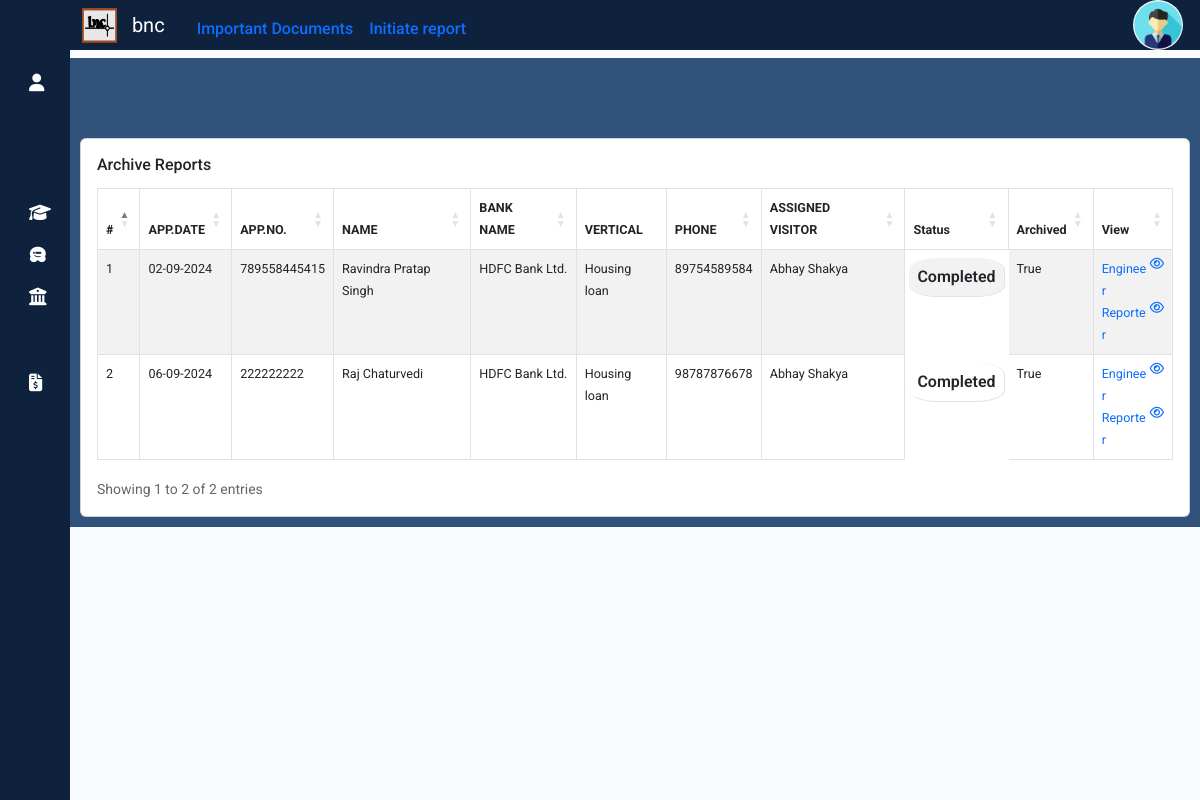
The app's page /propval/archive with its own data.
### reception/models.py (models this page shows, shortened)
class ArchieveReceptionReport(models.Model):
    applicationdate = models.DateTimeField(null=True)
    applicationnumber = models.CharField(max_length=20,null=True)
    name = models.CharField(max_length=30,null=True)
    bankname = models.CharField(max_length=50,null=True)
    bankid = models.IntegerField(null=True)
    bankvertical = models.CharField(max_length=50,null=True)
    add1 = models.CharField(max_length=100, null=True, default="Gwalior")
    add2 = models.CharField(max_length=100, null=True)
    city = models.CharField(max_length=30, null=True)
    region = models.CharField(max_length=30,null=True)
    zip = models.CharField(max_length=6,null=True)
    country = models.CharField(max_length=20,null=True)
    phonenumber = models.CharField(max_length=10,null=True)
    visitingperson = models.IntegerField(null=True)
    reportperson = models.IntegerField(null=True)
    visitingpersonname = models.CharField(max_length=50,null=True)
    reportpersonname = models.CharField(max_length=50,null=True)
    engineer = models.CharField(max_length=10, null=True)
    reporter = models.CharField(max_length=10, null=True)
    priority = models.BooleanField(default=False)
    npa = models.BooleanField(default=False)
    partcase = models.BooleanField(default=False)
    engineerholdcause = models.TextField(blank=True, null=True)
    reporterholdcause = models.TextField(null=True, blank=True)
    engid=models.IntegerField(null=True, blank=True)
    repid=models.IntegerField(null=True, blank=True)
    archieved = models.BooleanField(default=False)
    datecreated = models.DateTimeField(auto_now_add=True)
    updated_at = models.DateTimeField(auto_now=True)

### propval/views.py (the view)
# urls.py: path('archive',views.Archive,name='archive'),
def Archive(request):
    archives = ArchieveReceptionReport.objects.all()
    return render(request, 'archive.html', {'archives': archives})

### templates/archive.html (shortened to what this page needs)
{% extends "sidebar.html" %}
{% load static %}
{% load math_filters %}
{% block content %}
    <div class="container my-2" id="archivediv" style=" background-color:#30527b; padding:80px 10px 10px;">
      <div class="row">
        <div class="col-md-12">
          <div class="card">
            <div class="card-body">
              <table id="globalsearchengineertable" class="table table-hover table-striped table-bordered " style="font-size: 90%;">
                <thead>
                  <tr>
                    <th scope="col">#</th>
                    <th scope="col">APP.DATE</th>
                    <th scope="col">APP.NO.</th>
                    <th scope="col">NAME</th>
                    <th scope="col">BANK NAME</th>
                    <th scope="col">VERTICAL</th>
                    <th scope="col">PHONE</th>
                    <th scope="col">ASSIGNED VISITOR</th>
                    <th scope="col">Status</th>
                    <th scope="col">Archived</th>
                    <th scope="col">View</th>
                  </tr>
                </thead>
                <tbody>
                  {% for recrep in archives %}
                  <tr {% if recrep.priority%}  class="table-danger" {%else%} class=""{% endif %}>
                    <td scope="row">{{forloop.counter}}</th>
                    <td >{{recrep.applicationdate|date:"d-m-Y"}}</td>
                    <td >{{recrep.applicationnumber}}</td>
                    <td >{{recrep.name}}</td>
                    <td >{{recrep.bankname}}</td>
                    <td >{{recrep.bankvertical}}</td>
                    <td >{{recrep.phonenumber}}</td>
                    <td >{{recrep.visitingpersonname}}</td>
                    <td {% if recrep.engineer != "Submitted" %} class="tablred my-2 mx-1" {% else %} class="tablgreen my-2 mx-1" {% endif %}  >
                      {% if recrep.engineer == "Submitted" %} Completed
                      {% elif recrep.engineer is none %} Pending
                      {% else %} {{recrep.engineer}}
                      {% endif %}
                    </td>
                    <td >
                      {% if recrep.archieved %} True
                      {%else%}
                      False
                      {% endif %}
                    </td>
                    <td><a href="{% url 'engcompreportpdf' recrep.engid %}" id=""  target="_blank" type="button" class="float-end" > <i class="fa-regular fa-eye float-end"></i>Engineer</a><br>
                    <a href="../../reception/engcompreportpdf/${data[i].id}" id=""  target="_blank" type="button" class="float-end" > <i class="fa-regular fa-eye float-end"></i>Reporter</a></td>
                     </tr>
                  {% endfor %}
                </tbody>
                <tfoot><h6 class="blink">Archive Reports</h6></tfoot>
              </table>
            </div>
          </div>
        </div>
      </div>
    </div>
  {% endblock content %}

### propval/static/css/sidebarstyle.css (style rules this page uses)
a { text-decoration: none; }
body { font-family: 'Poppins', sans-serif; }
.tablgreen { background-color: bisque; width: auto; height: auto; border-radius: 30%; display: flex; align-items: center; justify-content: center; font-size: 16px; font-weight: 600; color: green; }
.blink { animation: blink 1s infinite; }

### reception/static/css/formstyle.css (style rules this page uses)
html, body { min-height: 100%; }
body, div, form, input, select, textarea, p { padding: 0; margin: 0; outline: none; font-family: Roboto, Arial, sans-serif; font-size: 14px; color: #666; line-height: 22px; }

### records on screen
ArchieveReceptionReport: applicationdate "02-09-2024", applicationnumber "789558445415", name "Ravindra Pratap Singh", bankname "HDFC Bank Ltd.", bankvertical "Housing loan", phonenumber "89754589584", visitingpersonname "Abhay Shakya", engineer "Completed", archieved "True"
ArchieveReceptionReport: applicationdate "06-09-2024", applicationnumber "222222222", name "Raj Chaturvedi", bankname "HDFC Bank Ltd.", bankvertical "Housing loan", phonenumber "98787876678", visitingpersonname "Abhay Shakya", engineer "Completed", archieved "True"
